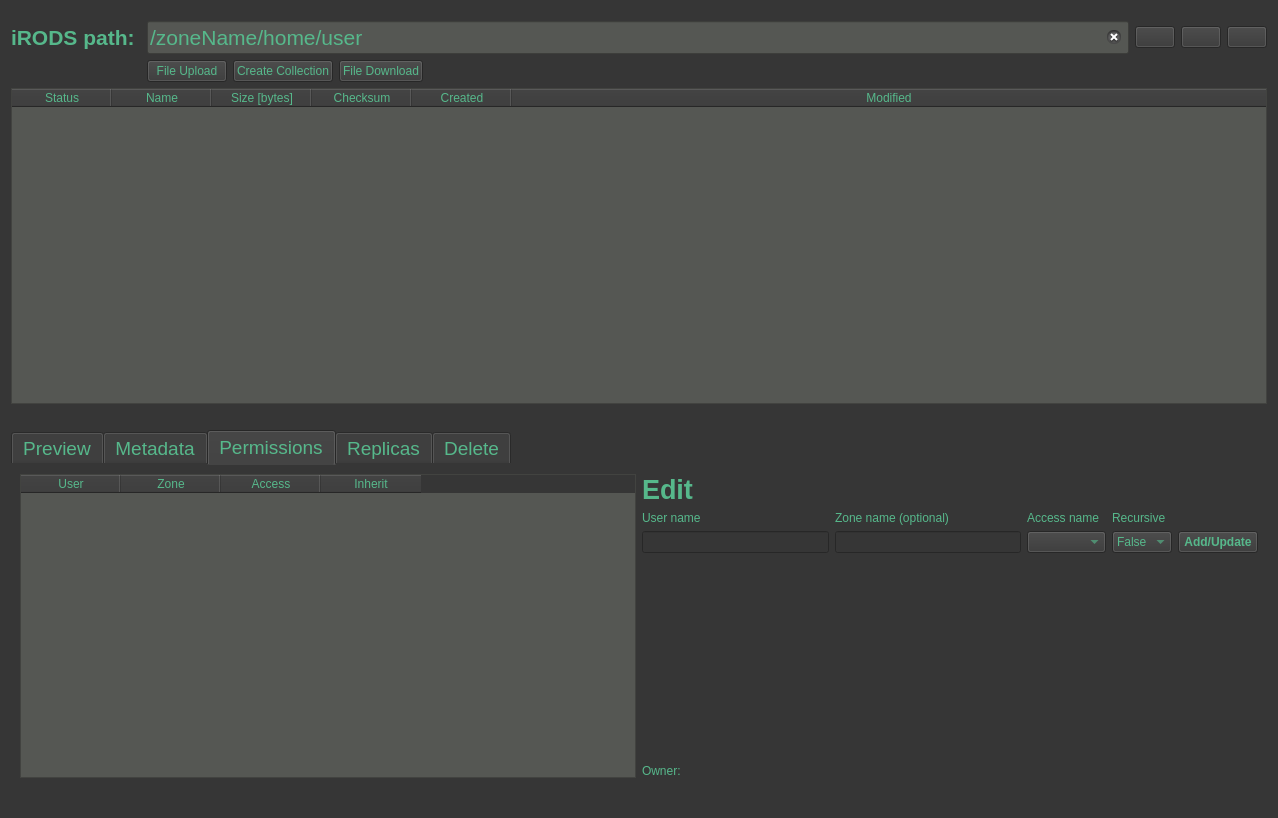
<?xml version="1.0" encoding="UTF-8"?>
<ui version="4.0">
 <class>tabBrowser</class>
 <widget class="QWidget" name="tabBrowser">
  <property name="geometry">
   <rect>
    <x>0</x>
    <y>0</y>
    <width>1278</width>
    <height>818</height>
   </rect>
  </property>
  <property name="windowTitle">
   <string>Form</string>
  </property>
  <property name="styleSheet">
   <string notr="true">QWidget
{
    color: rgb(86, 184, 139);
    background-color: rgb(54, 54, 54);
    border-color: rgb(86, 184, 139);
    selection-background-color: rgb(58, 152, 112);
}

QTabWidget
{
    background-color: rgb(85, 87, 83);
    font: 14pt
}

QTableWidget
{
    background-color: rgb(85, 87, 83);
    selection-background-color: rgb(58, 152, 112);
    border-color: rgb(86, 184, 139);
}

QLabel#errorLabel
{
    color: rgb(217, 174, 23);
}

QLineEdit#inputPath
{
    background-color: rgb(85, 87, 83);
    border-color: rgb(86, 184, 139);
}

QPushButton#dataDeleteButton
{
    background-color: rgb(164, 0, 0);
    color: rgb(46, 52, 54);
}</string>
  </property>
  <layout class="QVBoxLayout" name="verticalLayout">
   <item>
    <spacer name="verticalSpacer_13">
     <property name="orientation">
      <enum>Qt::Vertical</enum>
     </property>
     <property name="sizeType">
      <enum>QSizePolicy::Minimum</enum>
     </property>
     <property name="sizeHint" stdset="0">
      <size>
       <width>20</width>
       <height>10</height>
      </size>
     </property>
    </spacer>
   </item>
   <item>
    <layout class="QGridLayout" name="gridLayout">
     <item row="0" column="0">
      <widget class="QLabel" name="label_2">
       <property name="font">
        <font>
         <pointsize>16</pointsize>
         <bold>true</bold>
        </font>
       </property>
       <property name="text">
        <string>iRODS path: </string>
       </property>
      </widget>
     </item>
     <item row="0" column="1">
      <widget class="QLineEdit" name="inputPath">
       <property name="font">
        <font>
         <pointsize>16</pointsize>
        </font>
       </property>
       <property name="styleSheet">
        <string notr="true"/>
       </property>
       <property name="text">
        <string>/zoneName/home/user</string>
       </property>
       <property name="echoMode">
        <enum>QLineEdit::Normal</enum>
       </property>
       <property name="placeholderText">
        <string/>
       </property>
       <property name="clearButtonEnabled">
        <bool>true</bool>
       </property>
      </widget>
     </item>
     <item row="0" column="2">
      <widget class="QPushButton" name="refreshButton">
       <property name="text">
        <string/>
       </property>
       <property name="icon">
        <iconset>
         <normaloff>../icons/refresh.png</normaloff>../icons/refresh.png</iconset>
       </property>
      </widget>
     </item>
     <item row="0" column="3">
      <widget class="QPushButton" name="parentButton">
       <property name="enabled">
        <bool>true</bool>
       </property>
       <property name="text">
        <string/>
       </property>
       <property name="icon">
        <iconset>
         <normaloff>../icons/arrow-up.png</normaloff>../icons/arrow-up.png</iconset>
       </property>
      </widget>
     </item>
     <item row="0" column="4">
      <widget class="QPushButton" name="homeButton">
       <property name="text">
        <string/>
       </property>
       <property name="icon">
        <iconset>
         <normaloff>../icons/home.png</normaloff>../icons/home.png</iconset>
       </property>
      </widget>
     </item>
     <item row="1" column="0">
      <layout class="QHBoxLayout" name="horizontalLayout_4"/>
     </item>
     <item row="1" column="1">
      <layout class="QHBoxLayout" name="horizontalLayout_5">
       <item>
        <widget class="QPushButton" name="UploadButton">
         <property name="text">
          <string>File Upload</string>
         </property>
        </widget>
       </item>
       <item>
        <widget class="QPushButton" name="createCollButton">
         <property name="text">
          <string>Create Collection</string>
         </property>
        </widget>
       </item>
       <item>
        <widget class="QPushButton" name="DownloadButton">
         <property name="text">
          <string>File Download</string>
         </property>
        </widget>
       </item>
       <item>
        <spacer name="horizontalSpacer">
         <property name="orientation">
          <enum>Qt::Horizontal</enum>
         </property>
         <property name="sizeHint" stdset="0">
          <size>
           <width>40</width>
           <height>20</height>
          </size>
         </property>
        </spacer>
       </item>
      </layout>
     </item>
    </layout>
   </item>
   <item>
    <widget class="QTableWidget" name="browserTable">
     <property name="minimumSize">
      <size>
       <width>0</width>
       <height>250</height>
      </size>
     </property>
     <property name="styleSheet">
      <string notr="true"/>
     </property>
     <property name="sizeAdjustPolicy">
      <enum>QAbstractScrollArea::AdjustToContents</enum>
     </property>
     <property name="editTriggers">
      <set>QAbstractItemView::NoEditTriggers</set>
     </property>
     <property name="alternatingRowColors">
      <bool>false</bool>
     </property>
     <property name="selectionMode">
      <enum>QAbstractItemView::SingleSelection</enum>
     </property>
     <property name="selectionBehavior">
      <enum>QAbstractItemView::SelectRows</enum>
     </property>
     <attribute name="horizontalHeaderStretchLastSection">
      <bool>true</bool>
     </attribute>
     <column>
      <property name="text">
       <string notr="true">Status</string>
      </property>
      <property name="toolTip">
       <string notr="true"/>
      </property>
      <property name="whatsThis">
       <string notr="true"/>
      </property>
     </column>
     <column>
      <property name="text">
       <string>Name</string>
      </property>
     </column>
     <column>
      <property name="text">
       <string>Size [bytes]</string>
      </property>
     </column>
     <column>
      <property name="text">
       <string>Checksum</string>
      </property>
     </column>
     <column>
      <property name="text">
       <string>Created</string>
      </property>
     </column>
     <column>
      <property name="text">
       <string>Modified</string>
      </property>
     </column>
    </widget>
   </item>
   <item>
    <spacer name="verticalSpacer_12">
     <property name="orientation">
      <enum>Qt::Vertical</enum>
     </property>
     <property name="sizeType">
      <enum>QSizePolicy::Minimum</enum>
     </property>
     <property name="sizeHint" stdset="0">
      <size>
       <width>20</width>
       <height>20</height>
      </size>
     </property>
    </spacer>
   </item>
   <item>
    <widget class="QTabWidget" name="viewTabs">
     <property name="styleSheet">
      <string notr="true"/>
     </property>
     <property name="currentIndex">
      <number>2</number>
     </property>
     <widget class="QWidget" name="preview">
      <property name="font">
       <font>
        <bold>false</bold>
       </font>
      </property>
      <property name="autoFillBackground">
       <bool>false</bool>
      </property>
      <attribute name="title">
       <string>Preview</string>
      </attribute>
      <layout class="QVBoxLayout" name="verticalLayout_2">
       <item>
        <widget class="QTextBrowser" name="previewBrowser"/>
       </item>
      </layout>
     </widget>
     <widget class="QWidget" name="metadata">
      <attribute name="title">
       <string>Metadata</string>
      </attribute>
      <layout class="QHBoxLayout" name="horizontalLayout">
       <item>
        <widget class="QTableWidget" name="metadataTable">
         <property name="minimumSize">
          <size>
           <width>600</width>
           <height>300</height>
          </size>
         </property>
         <property name="styleSheet">
          <string notr="true"/>
         </property>
         <property name="sizeAdjustPolicy">
          <enum>QAbstractScrollArea::AdjustToContents</enum>
         </property>
         <property name="editTriggers">
          <set>QAbstractItemView::NoEditTriggers</set>
         </property>
         <property name="selectionMode">
          <enum>QAbstractItemView::SingleSelection</enum>
         </property>
         <property name="selectionBehavior">
          <enum>QAbstractItemView::SelectRows</enum>
         </property>
         <column>
          <property name="text">
           <string>Key</string>
          </property>
         </column>
         <column>
          <property name="text">
           <string>Value</string>
          </property>
         </column>
         <column>
          <property name="text">
           <string>Units</string>
          </property>
         </column>
        </widget>
       </item>
       <item>
        <layout class="QGridLayout" name="gridLayout_2">
         <item row="7" column="2">
          <widget class="QPushButton" name="metaDeleteButton">
           <property name="font">
            <font>
             <bold>true</bold>
            </font>
           </property>
           <property name="text">
            <string>Delete</string>
           </property>
          </widget>
         </item>
         <item row="6" column="0">
          <widget class="QLineEdit" name="metaKeyField"/>
         </item>
         <item row="4" column="0">
          <widget class="QLabel" name="label_4">
           <property name="text">
            <string>Key</string>
           </property>
          </widget>
         </item>
         <item row="4" column="2">
          <widget class="QLabel" name="label_5">
           <property name="text">
            <string>Units</string>
           </property>
          </widget>
         </item>
         <item row="6" column="1">
          <widget class="QLineEdit" name="metaValueField"/>
         </item>
         <item row="7" column="1">
          <widget class="QPushButton" name="metaUpdateButton">
           <property name="font">
            <font>
             <bold>true</bold>
            </font>
           </property>
           <property name="text">
            <string>Set</string>
           </property>
          </widget>
         </item>
         <item row="9" column="0">
          <spacer name="verticalSpacer">
           <property name="orientation">
            <enum>Qt::Vertical</enum>
           </property>
           <property name="sizeHint" stdset="0">
            <size>
             <width>20</width>
             <height>40</height>
            </size>
           </property>
          </spacer>
         </item>
         <item row="0" column="0">
          <widget class="QLabel" name="label_3">
           <property name="font">
            <font>
             <pointsize>20</pointsize>
             <bold>true</bold>
            </font>
           </property>
           <property name="text">
            <string>Edit</string>
           </property>
          </widget>
         </item>
         <item row="4" column="1">
          <widget class="QLabel" name="label_6">
           <property name="text">
            <string>Value</string>
           </property>
          </widget>
         </item>
         <item row="6" column="2">
          <widget class="QLineEdit" name="metaUnitsField"/>
         </item>
         <item row="7" column="0">
          <widget class="QPushButton" name="metaAddButton">
           <property name="font">
            <font>
             <bold>true</bold>
            </font>
           </property>
           <property name="text">
            <string>Add</string>
           </property>
          </widget>
         </item>
        </layout>
       </item>
      </layout>
     </widget>
     <widget class="QWidget" name="accession">
      <attribute name="title">
       <string>Permissions</string>
      </attribute>
      <layout class="QHBoxLayout" name="horizontalLayout_2">
       <item>
        <widget class="QTableWidget" name="aclTable">
         <property name="minimumSize">
          <size>
           <width>600</width>
           <height>0</height>
          </size>
         </property>
         <property name="styleSheet">
          <string notr="true"/>
         </property>
         <property name="sizeAdjustPolicy">
          <enum>QAbstractScrollArea::AdjustToContents</enum>
         </property>
         <property name="editTriggers">
          <set>QAbstractItemView::NoEditTriggers</set>
         </property>
         <property name="selectionMode">
          <enum>QAbstractItemView::SingleSelection</enum>
         </property>
         <property name="selectionBehavior">
          <enum>QAbstractItemView::SelectRows</enum>
         </property>
         <column>
          <property name="text">
           <string>User</string>
          </property>
         </column>
         <column>
          <property name="text">
           <string>Zone</string>
          </property>
         </column>
         <column>
          <property name="text">
           <string>Access</string>
          </property>
         </column>
         <column>
          <property name="text">
           <string>Inherit</string>
          </property>
         </column>
        </widget>
       </item>
       <item>
        <layout class="QGridLayout" name="gridLayout_4">
         <item row="0" column="0">
          <widget class="QLabel" name="label_11">
           <property name="font">
            <font>
             <pointsize>20</pointsize>
             <bold>true</bold>
            </font>
           </property>
           <property name="text">
            <string>Edit</string>
           </property>
          </widget>
         </item>
         <item row="4" column="0">
          <widget class="QLabel" name="label_13">
           <property name="text">
            <string>User name</string>
           </property>
          </widget>
         </item>
         <item row="4" column="1">
          <widget class="QLabel" name="label_8">
           <property name="text">
            <string>Zone name (optional)</string>
           </property>
          </widget>
         </item>
         <item row="4" column="2">
          <widget class="QLabel" name="label_10">
           <property name="text">
            <string>Access name</string>
           </property>
          </widget>
         </item>
         <item row="4" column="3">
          <widget class="QLabel" name="label_7">
           <property name="text">
            <string>Recursive</string>
           </property>
          </widget>
         </item>
         <item row="6" column="0">
          <widget class="QLineEdit" name="aclUserField"/>
         </item>
         <item row="6" column="1">
          <widget class="QLineEdit" name="aclZoneField"/>
         </item>
         <item row="6" column="2">
          <widget class="QComboBox" name="aclBox">
           <item>
            <property name="text">
             <string/>
            </property>
           </item>
           <item>
            <property name="text">
             <string>null</string>
            </property>
           </item>
           <item>
            <property name="text">
             <string>read</string>
            </property>
           </item>
           <item>
            <property name="text">
             <string>write</string>
            </property>
           </item>
           <item>
            <property name="text">
             <string>own</string>
            </property>
           </item>
           <item>
            <property name="text">
             <string>inherit</string>
            </property>
           </item>
           <item>
            <property name="text">
             <string>noinherit</string>
            </property>
           </item>
          </widget>
         </item>
         <item row="6" column="3">
          <widget class="QComboBox" name="recurseBox">
           <item>
            <property name="text">
             <string>False</string>
            </property>
           </item>
           <item>
            <property name="text">
             <string>True</string>
            </property>
           </item>
          </widget>
         </item>
         <item row="6" column="4">
          <widget class="QPushButton" name="aclAddButton">
           <property name="font">
            <font>
             <bold>true</bold>
            </font>
           </property>
           <property name="text">
            <string>Add/Update</string>
           </property>
          </widget>
         </item>
         <item row="8" column="0">
          <spacer name="verticalSpacer_2">
           <property name="orientation">
            <enum>Qt::Vertical</enum>
           </property>
           <property name="sizeHint" stdset="0">
            <size>
             <width>20</width>
             <height>40</height>
            </size>
           </property>
          </spacer>
         </item>
         <item row="9" column="0">
          <widget class="QLabel" name="owner">
           <property name="text">
            <string>Owner: </string>
           </property>
          </widget>
         </item>
         <item row="9" column="1">
          <widget class="QLabel" name="owner_label">
           <property name="text">
            <string/>
           </property>
          </widget>
         </item>
        </layout>
       </item>
      </layout>
     </widget>
     <widget class="QWidget" name="replicas">
      <attribute name="title">
       <string>Replicas</string>
      </attribute>
      <layout class="QHBoxLayout" name="horizontalLayout_3">
       <item>
        <widget class="QTableWidget" name="replicaTable">
         <property name="styleSheet">
          <string notr="true"/>
         </property>
         <property name="sizeAdjustPolicy">
          <enum>QAbstractScrollArea::AdjustToContents</enum>
         </property>
         <property name="editTriggers">
          <set>QAbstractItemView::NoEditTriggers</set>
         </property>
         <property name="selectionMode">
          <enum>QAbstractItemView::SingleSelection</enum>
         </property>
         <property name="selectionBehavior">
          <enum>QAbstractItemView::SelectRows</enum>
         </property>
         <column>
          <property name="text">
           <string>Replica</string>
          </property>
         </column>
         <column>
          <property name="text">
           <string>Hierarchy</string>
          </property>
         </column>
         <column>
          <property name="text">
           <string>Checksum</string>
          </property>
         </column>
         <column>
          <property name="text">
           <string>Size [bytes]</string>
          </property>
         </column>
         <column>
          <property name="text">
           <string>Status</string>
          </property>
         </column>
        </widget>
       </item>
      </layout>
     </widget>
     <widget class="QWidget" name="delete_2">
      <attribute name="title">
       <string>Delete</string>
      </attribute>
      <layout class="QHBoxLayout" name="horizontalLayout_6">
       <item>
        <widget class="QTextBrowser" name="deleteSelectionBrowser"/>
       </item>
       <item>
        <layout class="QVBoxLayout" name="verticalLayout_5">
         <item>
          <widget class="QPushButton" name="loadDeleteSelectionButton">
           <property name="text">
            <string>Load</string>
           </property>
          </widget>
         </item>
         <item>
          <spacer name="verticalSpacer_15">
           <property name="orientation">
            <enum>Qt::Vertical</enum>
           </property>
           <property name="sizeType">
            <enum>QSizePolicy::Minimum</enum>
           </property>
           <property name="sizeHint" stdset="0">
            <size>
             <width>20</width>
             <height>30</height>
            </size>
           </property>
          </spacer>
         </item>
         <item>
          <widget class="QPushButton" name="dataDeleteButton">
           <property name="font">
            <font>
             <pointsize>13</pointsize>
             <bold>true</bold>
            </font>
           </property>
           <property name="styleSheet">
            <string notr="true"/>
           </property>
           <property name="text">
            <string>Delete</string>
           </property>
          </widget>
         </item>
        </layout>
       </item>
      </layout>
     </widget>
    </widget>
   </item>
   <item>
    <widget class="QLabel" name="errorLabel">
     <property name="styleSheet">
      <string notr="true"/>
     </property>
     <property name="text">
      <string/>
     </property>
    </widget>
   </item>
  </layout>
 </widget>
 <resources/>
 <connections/>
</ui>
